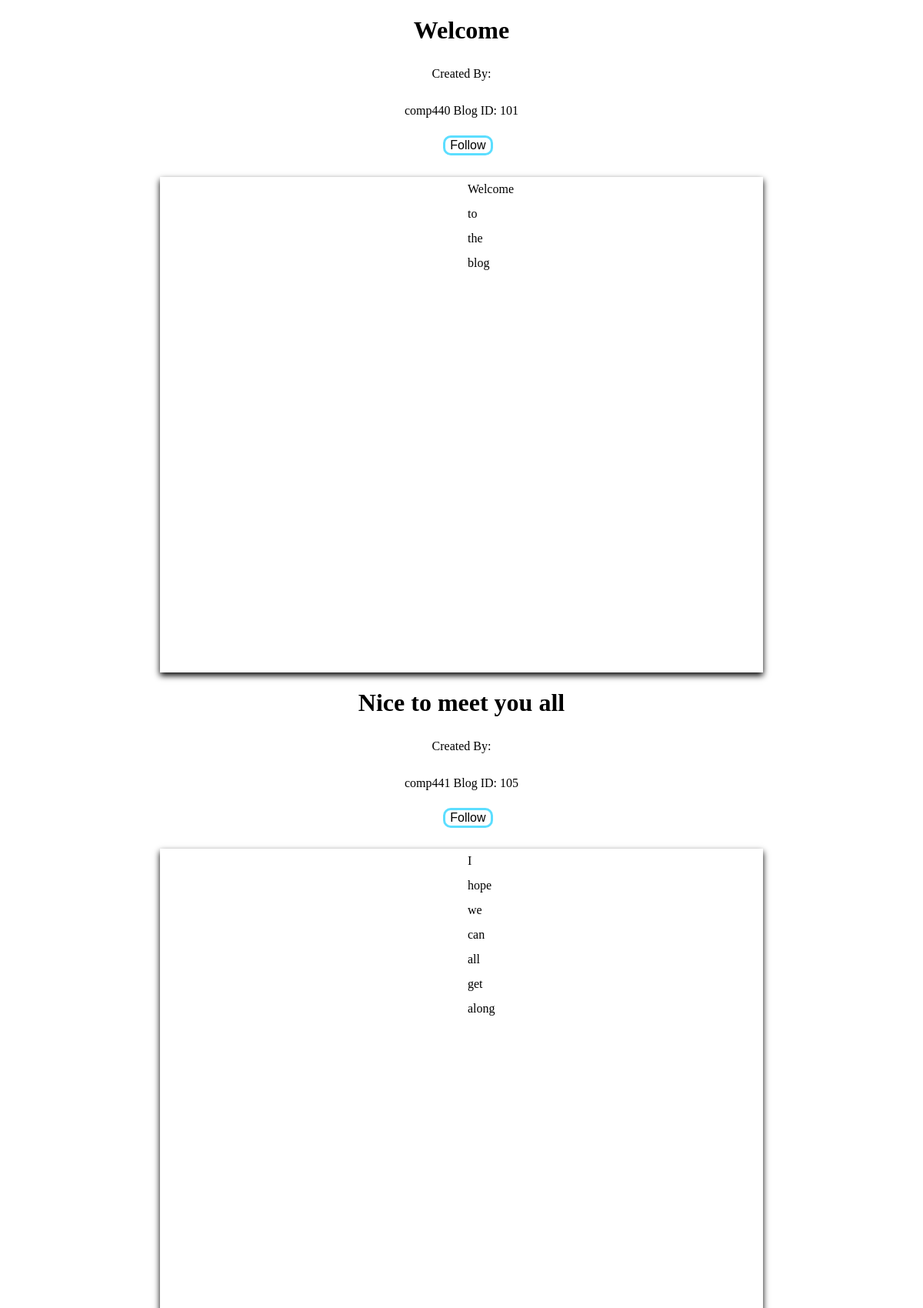
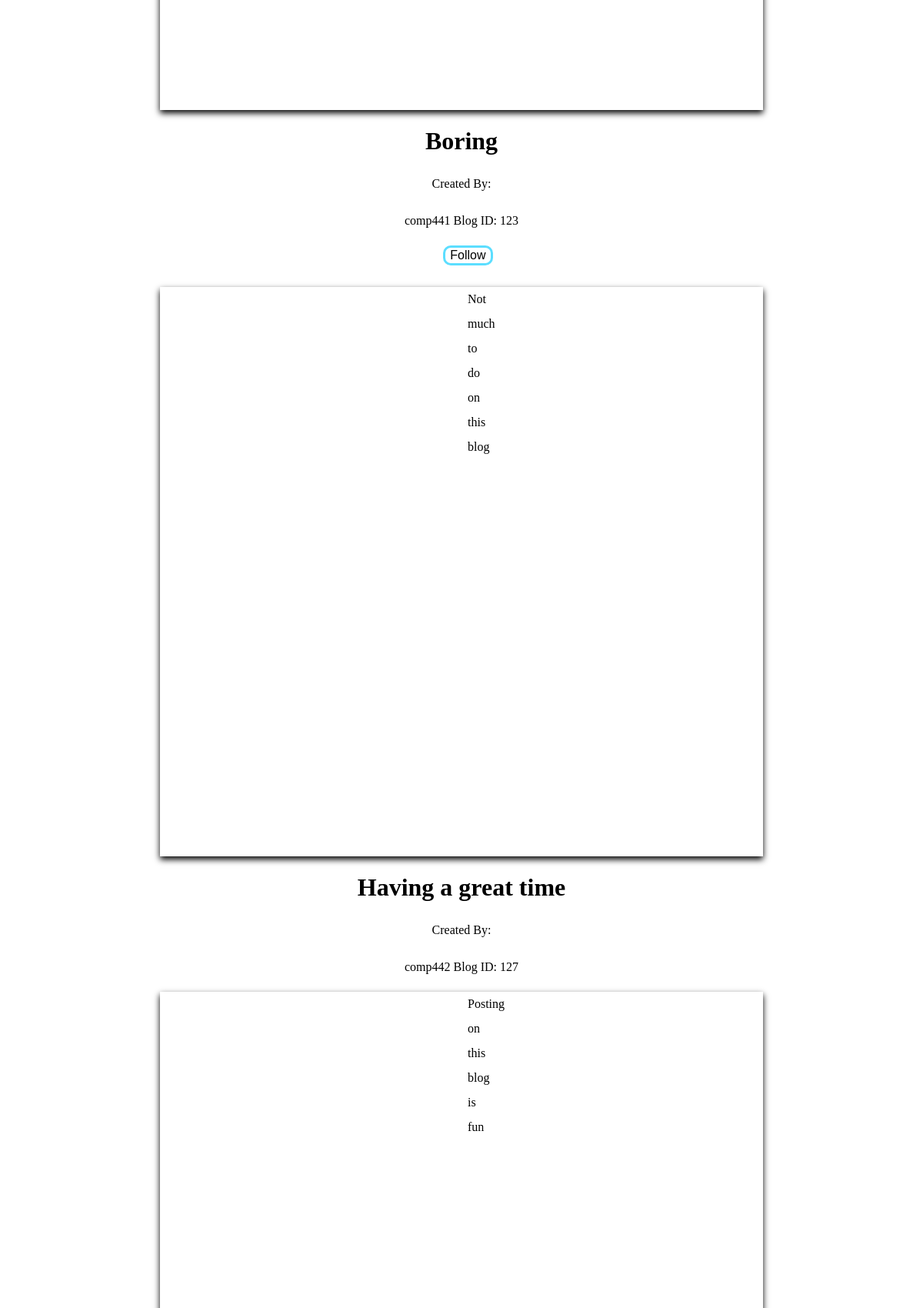
Page /view.php (signed in, upper part) on the committed database (2 pictures, top to bottom).
### tables this page shows
CREATE TABLE `blog` (
  `blogid` int(11) NOT NULL AUTO_INCREMENT,
  `subject` varchar(255) NOT NULL,
  `description` LONGTEXT NOT NULL,
  `blogDate` DATE DEFAULT NULL,
  `username` varchar(255) DEFAULT NULL,
  PRIMARY KEY (`blogid`),
  KEY `username` (`username`),
  CONSTRAINT `blog_ibfk_1` FOREIGN KEY (`username`) REFERENCES `user` (`username`) ON DELETE SET NULL
);

### database.php (called while the page is built, shortened)
<?php session_start();
$db = mysqli_connect('localhost:3307','root','','user_registration') or die("No Connection to the Database");
$sql = "SELECT * FROM blog";
$query = mysqli_query($db, $sql);

### view.php (the view, shortened to what this page needs)
<?php
    include "database.php";
?>
<!DOCTYPE html>
<html lang="en">
<head>
</head>
<body>
   <div>
        <?php foreach($query as $q){?>
            <div>
                <h1><?php echo $q['subject'];?></h1>
                <div>
                    <p>Created By: </p>
                    <p><?php echo $q['username'], " Blog ID: ",  $q['blogid']?></p>
                </div>
                    <?php
                        $loggedInUser = $_SESSION['username'];
                        $blogUser = $q['username'];
                    ?>
                <form method="POST">
            <input name="follow" class="button" name="follow" type="submit" value="Follow" onclick="this.style.display='none'"<?php if($blogUser == $loggedInUser){?> style="display:none;" <?php } ?>>
                </form>
            </div>
            <div class="container"><p><?php echo $q['description'];?></p></div>
            <?php } ?>
   </div>
</body>
</html>

### view.php (style rules this page uses)
body { background-image: url('pexels-photo.jpg') }
h1 { text-align: center; }
p { line-height: 2; text-align: center; padding-left: 400px; padding-right: 400px }
.container { position:relative; margin-left:200px; margin-right:200px; padding-bottom: 500px; box-shadow: 0 4px 8px 0 rgba(0,0,0,2); }
input { position:relative; left:48%; margin:center; margin-bottom: 1%; text-align:center; position:relative; border: solid; border-color: #5CDEFF; border-radius: 10px; transition: .4s ease-in; z-index: 1; font-size: 16px; background-color: transparent; color: black; }
input::before, input::after { position: absolute; content: ""; z-index: -1; }

### rows in the picture
blog: subject "Welcome", username "comp440", blogid "101", follow "Follow", description "Welcome to the blog"
blog: subject "Nice to meet you all", username "comp441", blogid "105", follow "Follow", description "I hope we can all get along"
blog: subject "Boring", username "comp441", blogid "123", follow "Follow", description "Not much to do on this blog"
blog: subject "Having a great time", username "comp442", blogid "127", description "Posting on this blog is fun"
